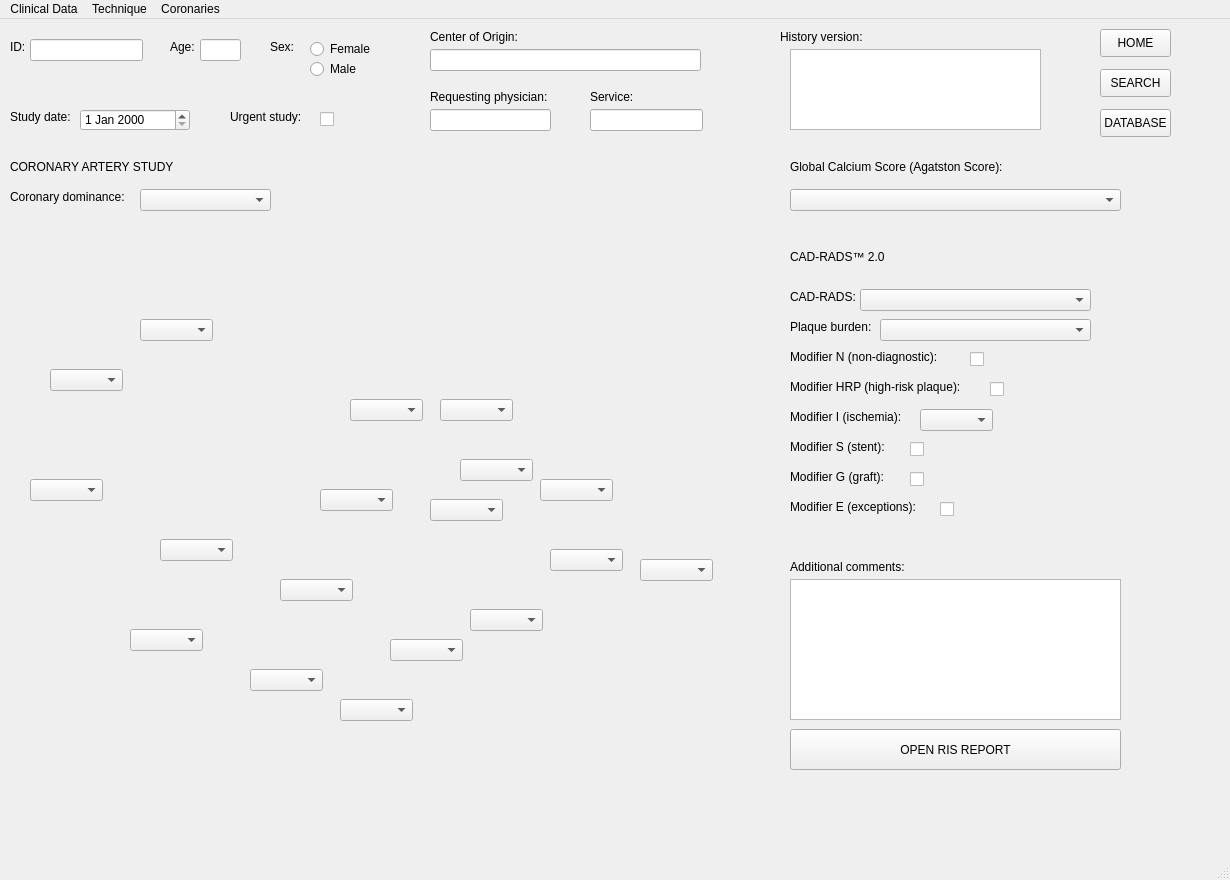
<?xml version="1.0" encoding="UTF-8"?>
<ui version="4.0">
 <class>Coronaries_Report</class>
 <widget class="QMainWindow" name="Coronaries_Report">
  <property name="geometry">
   <rect>
    <x>0</x>
    <y>0</y>
    <width>1230</width>
    <height>880</height>
   </rect>
  </property>
  <property name="windowTitle">
   <string>Coronaries_Report</string>
  </property>
  <widget class="QWidget" name="centralwidget">
   <widget class="QLabel" name="labelID">
    <property name="geometry">
     <rect>
      <x>10</x>
      <y>20</y>
      <width>55</width>
      <height>16</height>
     </rect>
    </property>
    <property name="text">
     <string>ID:</string>
    </property>
   </widget>
   <widget class="QLineEdit" name="textID">
    <property name="geometry">
     <rect>
      <x>30</x>
      <y>20</y>
      <width>113</width>
      <height>22</height>
     </rect>
    </property>
   </widget>
   <widget class="QLabel" name="labelDate">
    <property name="geometry">
     <rect>
      <x>10</x>
      <y>90</y>
      <width>81</width>
      <height>16</height>
     </rect>
    </property>
    <property name="text">
     <string>Study date:</string>
    </property>
   </widget>
   <widget class="QDateEdit" name="dateStudy">
    <property name="geometry">
     <rect>
      <x>80</x>
      <y>90</y>
      <width>110</width>
      <height>22</height>
     </rect>
    </property>
   </widget>
   <widget class="QLabel" name="labelAge">
    <property name="geometry">
     <rect>
      <x>170</x>
      <y>20</y>
      <width>55</width>
      <height>16</height>
     </rect>
    </property>
    <property name="text">
     <string>Age:</string>
    </property>
   </widget>
   <widget class="QLineEdit" name="textAge">
    <property name="geometry">
     <rect>
      <x>200</x>
      <y>20</y>
      <width>41</width>
      <height>22</height>
     </rect>
    </property>
   </widget>
   <widget class="QLabel" name="labelSex">
    <property name="geometry">
     <rect>
      <x>270</x>
      <y>20</y>
      <width>55</width>
      <height>16</height>
     </rect>
    </property>
    <property name="text">
     <string>Sex:</string>
    </property>
   </widget>
   <widget class="QRadioButton" name="FemaleSex">
    <property name="geometry">
     <rect>
      <x>310</x>
      <y>20</y>
      <width>95</width>
      <height>20</height>
     </rect>
    </property>
    <property name="text">
     <string>Female</string>
    </property>
   </widget>
   <widget class="QRadioButton" name="MaleSex">
    <property name="geometry">
     <rect>
      <x>310</x>
      <y>40</y>
      <width>95</width>
      <height>20</height>
     </rect>
    </property>
    <property name="text">
     <string>Male</string>
    </property>
   </widget>
   <widget class="QLabel" name="labelUrgent">
    <property name="geometry">
     <rect>
      <x>230</x>
      <y>90</y>
      <width>81</width>
      <height>16</height>
     </rect>
    </property>
    <property name="text">
     <string>Urgent study:</string>
    </property>
   </widget>
   <widget class="QCheckBox" name="UrgentStudy">
    <property name="geometry">
     <rect>
      <x>320</x>
      <y>90</y>
      <width>81</width>
      <height>20</height>
     </rect>
    </property>
    <property name="text">
     <string/>
    </property>
   </widget>
   <widget class="QLabel" name="labelHospital">
    <property name="geometry">
     <rect>
      <x>430</x>
      <y>10</y>
      <width>101</width>
      <height>16</height>
     </rect>
    </property>
    <property name="text">
     <string>Center of Origin:</string>
    </property>
   </widget>
   <widget class="QLabel" name="labelPhysician">
    <property name="geometry">
     <rect>
      <x>430</x>
      <y>70</y>
      <width>181</width>
      <height>16</height>
     </rect>
    </property>
    <property name="text">
     <string>Requesting physician:</string>
    </property>
   </widget>
   <widget class="QLineEdit" name="textHospital">
    <property name="geometry">
     <rect>
      <x>430</x>
      <y>30</y>
      <width>271</width>
      <height>22</height>
     </rect>
    </property>
   </widget>
   <widget class="QLineEdit" name="textPhysician">
    <property name="geometry">
     <rect>
      <x>430</x>
      <y>90</y>
      <width>121</width>
      <height>22</height>
     </rect>
    </property>
   </widget>
   <widget class="QLabel" name="labelService">
    <property name="geometry">
     <rect>
      <x>590</x>
      <y>70</y>
      <width>81</width>
      <height>16</height>
     </rect>
    </property>
    <property name="text">
     <string>Service:</string>
    </property>
   </widget>
   <widget class="QLineEdit" name="textService">
    <property name="geometry">
     <rect>
      <x>590</x>
      <y>90</y>
      <width>113</width>
      <height>22</height>
     </rect>
    </property>
   </widget>
   <widget class="QLabel" name="labelHistory">
    <property name="geometry">
     <rect>
      <x>780</x>
      <y>10</y>
      <width>101</width>
      <height>16</height>
     </rect>
    </property>
    <property name="text">
     <string>History version:</string>
    </property>
   </widget>
   <widget class="QListView" name="History">
    <property name="geometry">
     <rect>
      <x>790</x>
      <y>30</y>
      <width>251</width>
      <height>81</height>
     </rect>
    </property>
   </widget>
   <widget class="QPushButton" name="buttonHOME">
    <property name="geometry">
     <rect>
      <x>1100</x>
      <y>10</y>
      <width>71</width>
      <height>28</height>
     </rect>
    </property>
    <property name="text">
     <string>HOME</string>
    </property>
   </widget>
   <widget class="QPushButton" name="buttonSEARCH">
    <property name="geometry">
     <rect>
      <x>1100</x>
      <y>50</y>
      <width>71</width>
      <height>28</height>
     </rect>
    </property>
    <property name="text">
     <string>SEARCH</string>
    </property>
   </widget>
   <widget class="QPushButton" name="buttonDATABASE">
    <property name="geometry">
     <rect>
      <x>1100</x>
      <y>90</y>
      <width>71</width>
      <height>28</height>
     </rect>
    </property>
    <property name="text">
     <string>DATABASE</string>
    </property>
   </widget>
   <widget class="QLabel" name="labelCoronaryStudy">
    <property name="geometry">
     <rect>
      <x>10</x>
      <y>140</y>
      <width>191</width>
      <height>16</height>
     </rect>
    </property>
    <property name="text">
     <string>CORONARY ARTERY STUDY</string>
    </property>
   </widget>
   <widget class="QLabel" name="label">
    <property name="geometry">
     <rect>
      <x>10</x>
      <y>170</y>
      <width>131</width>
      <height>16</height>
     </rect>
    </property>
    <property name="text">
     <string>Coronary dominance:</string>
    </property>
   </widget>
   <widget class="QComboBox" name="optionDominance">
    <property name="geometry">
     <rect>
      <x>140</x>
      <y>170</y>
      <width>131</width>
      <height>22</height>
     </rect>
    </property>
    <item>
     <property name="text">
      <string/>
     </property>
    </item>
    <item>
     <property name="text">
      <string>Right dominance</string>
     </property>
    </item>
    <item>
     <property name="text">
      <string>Left dominance</string>
     </property>
    </item>
    <item>
     <property name="text">
      <string>Codominance</string>
     </property>
    </item>
   </widget>
   <widget class="QLabel" name="label_26">
    <property name="geometry">
     <rect>
      <x>790</x>
      <y>140</y>
      <width>251</width>
      <height>16</height>
     </rect>
    </property>
    <property name="text">
     <string>Global Calcium Score (Agatston Score):</string>
    </property>
   </widget>
   <widget class="QComboBox" name="optionCACs">
    <property name="geometry">
     <rect>
      <x>790</x>
      <y>170</y>
      <width>331</width>
      <height>22</height>
     </rect>
    </property>
    <item>
     <property name="text">
      <string/>
     </property>
    </item>
    <item>
     <property name="text">
      <string>0 No Calcium Deposit</string>
     </property>
    </item>
    <item>
     <property name="text">
      <string>1-10 Low Risk</string>
     </property>
    </item>
    <item>
     <property name="text">
      <string>11-100 Mild Calcium Deposit</string>
     </property>
    </item>
    <item>
     <property name="text">
      <string>101-400 Moderate Calcium Deposit</string>
     </property>
    </item>
    <item>
     <property name="text">
      <string>&gt;400 High Risk</string>
     </property>
    </item>
    <item>
     <property name="text">
      <string>NA</string>
     </property>
    </item>
   </widget>
   <widget class="QLabel" name="label_27">
    <property name="geometry">
     <rect>
      <x>790</x>
      <y>230</y>
      <width>131</width>
      <height>16</height>
     </rect>
    </property>
    <property name="text">
     <string>CAD-RADS™ 2.0</string>
    </property>
   </widget>
   <widget class="QLabel" name="label_28">
    <property name="geometry">
     <rect>
      <x>790</x>
      <y>270</y>
      <width>101</width>
      <height>16</height>
     </rect>
    </property>
    <property name="text">
     <string>CAD-RADS:</string>
    </property>
   </widget>
   <widget class="QLabel" name="label_29">
    <property name="geometry">
     <rect>
      <x>790</x>
      <y>300</y>
      <width>101</width>
      <height>16</height>
     </rect>
    </property>
    <property name="text">
     <string>Plaque burden:</string>
    </property>
   </widget>
   <widget class="QLabel" name="label_30">
    <property name="geometry">
     <rect>
      <x>790</x>
      <y>330</y>
      <width>171</width>
      <height>16</height>
     </rect>
    </property>
    <property name="text">
     <string>Modifier N (non-diagnostic):</string>
    </property>
   </widget>
   <widget class="QLabel" name="label_31">
    <property name="geometry">
     <rect>
      <x>790</x>
      <y>360</y>
      <width>201</width>
      <height>16</height>
     </rect>
    </property>
    <property name="text">
     <string>Modifier HRP (high-risk plaque):</string>
    </property>
   </widget>
   <widget class="QLabel" name="label_32">
    <property name="geometry">
     <rect>
      <x>790</x>
      <y>390</y>
      <width>141</width>
      <height>16</height>
     </rect>
    </property>
    <property name="text">
     <string>Modifier I (ischemia):</string>
    </property>
   </widget>
   <widget class="QLabel" name="label_33">
    <property name="geometry">
     <rect>
      <x>790</x>
      <y>420</y>
      <width>131</width>
      <height>16</height>
     </rect>
    </property>
    <property name="text">
     <string>Modifier S (stent):</string>
    </property>
   </widget>
   <widget class="QLabel" name="label_34">
    <property name="geometry">
     <rect>
      <x>790</x>
      <y>450</y>
      <width>131</width>
      <height>16</height>
     </rect>
    </property>
    <property name="text">
     <string>Modifier G (graft):</string>
    </property>
   </widget>
   <widget class="QLabel" name="label_35">
    <property name="geometry">
     <rect>
      <x>790</x>
      <y>480</y>
      <width>151</width>
      <height>16</height>
     </rect>
    </property>
    <property name="text">
     <string>Modifier E (exceptions):</string>
    </property>
   </widget>
   <widget class="QLabel" name="label_36">
    <property name="geometry">
     <rect>
      <x>790</x>
      <y>540</y>
      <width>141</width>
      <height>16</height>
     </rect>
    </property>
    <property name="text">
     <string>Additional comments:</string>
    </property>
   </widget>
   <widget class="QTextEdit" name="textEdit">
    <property name="geometry">
     <rect>
      <x>790</x>
      <y>560</y>
      <width>331</width>
      <height>141</height>
     </rect>
    </property>
   </widget>
   <widget class="QCheckBox" name="optionN">
    <property name="geometry">
     <rect>
      <x>970</x>
      <y>330</y>
      <width>81</width>
      <height>20</height>
     </rect>
    </property>
    <property name="text">
     <string/>
    </property>
   </widget>
   <widget class="QCheckBox" name="optionHRP">
    <property name="geometry">
     <rect>
      <x>990</x>
      <y>360</y>
      <width>81</width>
      <height>20</height>
     </rect>
    </property>
    <property name="text">
     <string/>
    </property>
   </widget>
   <widget class="QCheckBox" name="optionS">
    <property name="geometry">
     <rect>
      <x>910</x>
      <y>420</y>
      <width>81</width>
      <height>20</height>
     </rect>
    </property>
    <property name="text">
     <string/>
    </property>
   </widget>
   <widget class="QCheckBox" name="optionG">
    <property name="geometry">
     <rect>
      <x>910</x>
      <y>450</y>
      <width>81</width>
      <height>20</height>
     </rect>
    </property>
    <property name="text">
     <string/>
    </property>
   </widget>
   <widget class="QCheckBox" name="optionE">
    <property name="geometry">
     <rect>
      <x>940</x>
      <y>480</y>
      <width>81</width>
      <height>20</height>
     </rect>
    </property>
    <property name="text">
     <string/>
    </property>
   </widget>
   <widget class="QComboBox" name="optionCADRADS">
    <property name="geometry">
     <rect>
      <x>860</x>
      <y>270</y>
      <width>231</width>
      <height>22</height>
     </rect>
    </property>
    <item>
     <property name="text">
      <string/>
     </property>
    </item>
    <item>
     <property name="text">
      <string>0 Absence of CAD</string>
     </property>
    </item>
    <item>
     <property name="text">
      <string>1 Minimal non-obstructive CAD</string>
     </property>
    </item>
    <item>
     <property name="text">
      <string>2 Mild non-obstructive CAD</string>
     </property>
    </item>
    <item>
     <property name="text">
      <string>3 Moderate stenosis</string>
     </property>
    </item>
    <item>
     <property name="text">
      <string>4A Severe stenosis</string>
     </property>
    </item>
    <item>
     <property name="text">
      <string>4B Severe stenosis</string>
     </property>
    </item>
    <item>
     <property name="text">
      <string>5 Total coronary occlusion</string>
     </property>
    </item>
    <item>
     <property name="text">
      <string>N Non-diagnostic study</string>
     </property>
    </item>
   </widget>
   <widget class="QComboBox" name="optionPlaque">
    <property name="geometry">
     <rect>
      <x>880</x>
      <y>300</y>
      <width>211</width>
      <height>22</height>
     </rect>
    </property>
    <item>
     <property name="text">
      <string/>
     </property>
    </item>
    <item>
     <property name="text">
      <string>P1 Mild</string>
     </property>
    </item>
    <item>
     <property name="text">
      <string>P2 Moderate</string>
     </property>
    </item>
    <item>
     <property name="text">
      <string>P3 Severe</string>
     </property>
    </item>
    <item>
     <property name="text">
      <string>P4 Extensive</string>
     </property>
    </item>
   </widget>
   <widget class="QComboBox" name="optionIschemia">
    <property name="geometry">
     <rect>
      <x>920</x>
      <y>390</y>
      <width>73</width>
      <height>22</height>
     </rect>
    </property>
    <item>
     <property name="text">
      <string/>
     </property>
    </item>
    <item>
     <property name="text">
      <string>I+</string>
     </property>
    </item>
    <item>
     <property name="text">
      <string>I-</string>
     </property>
    </item>
    <item>
     <property name="text">
      <string>I+-</string>
     </property>
    </item>
   </widget>
   <widget class="QLabel" name="label_3">
    <property name="geometry">
     <rect>
      <x>20</x>
      <y>220</y>
      <width>691</width>
      <height>521</height>
     </rect>
    </property>
    <property name="text">
     <string/>
    </property>
    <property name="pixmap">
     <pixmap>coronary_segments2.png</pixmap>
    </property>
   </widget>
   <widget class="QComboBox" name="optionpRCA">
    <property name="geometry">
     <rect>
      <x>140</x>
      <y>300</y>
      <width>73</width>
      <height>22</height>
     </rect>
    </property>
    <item>
     <property name="text">
      <string/>
     </property>
    </item>
    <item>
     <property name="text">
      <string>0%</string>
     </property>
    </item>
    <item>
     <property name="text">
      <string>&lt;25%</string>
     </property>
    </item>
    <item>
     <property name="text">
      <string>&lt;50%</string>
     </property>
    </item>
    <item>
     <property name="text">
      <string>&lt;70%</string>
     </property>
    </item>
    <item>
     <property name="text">
      <string>&lt;99%</string>
     </property>
    </item>
    <item>
     <property name="text">
      <string>100%</string>
     </property>
    </item>
    <item>
     <property name="text">
      <string>NEv</string>
     </property>
    </item>
   </widget>
   <widget class="QComboBox" name="optionmRCA">
    <property name="geometry">
     <rect>
      <x>50</x>
      <y>350</y>
      <width>73</width>
      <height>22</height>
     </rect>
    </property>
    <item>
     <property name="text">
      <string/>
     </property>
    </item>
    <item>
     <property name="text">
      <string>0%</string>
     </property>
    </item>
    <item>
     <property name="text">
      <string>&lt;25%</string>
     </property>
    </item>
    <item>
     <property name="text">
      <string>&lt;50%</string>
     </property>
    </item>
    <item>
     <property name="text">
      <string>&lt;70%</string>
     </property>
    </item>
    <item>
     <property name="text">
      <string>&lt;99%</string>
     </property>
    </item>
    <item>
     <property name="text">
      <string>100%</string>
     </property>
    </item>
    <item>
     <property name="text">
      <string>NEv</string>
     </property>
    </item>
   </widget>
   <widget class="QComboBox" name="optiondRCA">
    <property name="geometry">
     <rect>
      <x>30</x>
      <y>460</y>
      <width>73</width>
      <height>22</height>
     </rect>
    </property>
    <item>
     <property name="text">
      <string/>
     </property>
    </item>
    <item>
     <property name="text">
      <string>0%</string>
     </property>
    </item>
    <item>
     <property name="text">
      <string>&lt;25%</string>
     </property>
    </item>
    <item>
     <property name="text">
      <string>&lt;50%</string>
     </property>
    </item>
    <item>
     <property name="text">
      <string>&lt;70%</string>
     </property>
    </item>
    <item>
     <property name="text">
      <string>&lt;99%</string>
     </property>
    </item>
    <item>
     <property name="text">
      <string>100%</string>
     </property>
    </item>
    <item>
     <property name="text">
      <string>NEv</string>
     </property>
    </item>
   </widget>
   <widget class="QComboBox" name="optionRPD">
    <property name="geometry">
     <rect>
      <x>160</x>
      <y>520</y>
      <width>73</width>
      <height>22</height>
     </rect>
    </property>
    <item>
     <property name="text">
      <string/>
     </property>
    </item>
    <item>
     <property name="text">
      <string>0%</string>
     </property>
    </item>
    <item>
     <property name="text">
      <string>&lt;25%</string>
     </property>
    </item>
    <item>
     <property name="text">
      <string>&lt;50%</string>
     </property>
    </item>
    <item>
     <property name="text">
      <string>&lt;70%</string>
     </property>
    </item>
    <item>
     <property name="text">
      <string>&lt;99%</string>
     </property>
    </item>
    <item>
     <property name="text">
      <string>100%</string>
     </property>
    </item>
    <item>
     <property name="text">
      <string>NEv</string>
     </property>
    </item>
   </widget>
   <widget class="QComboBox" name="optionLCA">
    <property name="geometry">
     <rect>
      <x>350</x>
      <y>380</y>
      <width>73</width>
      <height>22</height>
     </rect>
    </property>
    <item>
     <property name="text">
      <string/>
     </property>
    </item>
    <item>
     <property name="text">
      <string>0%</string>
     </property>
    </item>
    <item>
     <property name="text">
      <string>&lt;25%</string>
     </property>
    </item>
    <item>
     <property name="text">
      <string>&lt;50%</string>
     </property>
    </item>
    <item>
     <property name="text">
      <string>&lt;70%</string>
     </property>
    </item>
    <item>
     <property name="text">
      <string>&lt;99%</string>
     </property>
    </item>
    <item>
     <property name="text">
      <string>100%</string>
     </property>
    </item>
    <item>
     <property name="text">
      <string>NEv</string>
     </property>
    </item>
    <item>
     <property name="text">
      <string/>
     </property>
    </item>
   </widget>
   <widget class="QComboBox" name="optionpLAD">
    <property name="geometry">
     <rect>
      <x>440</x>
      <y>380</y>
      <width>73</width>
      <height>22</height>
     </rect>
    </property>
    <item>
     <property name="text">
      <string/>
     </property>
    </item>
    <item>
     <property name="text">
      <string>0%</string>
     </property>
    </item>
    <item>
     <property name="text">
      <string>&lt;25%</string>
     </property>
    </item>
    <item>
     <property name="text">
      <string>&lt;50%</string>
     </property>
    </item>
    <item>
     <property name="text">
      <string>&lt;70%</string>
     </property>
    </item>
    <item>
     <property name="text">
      <string>&lt;99%</string>
     </property>
    </item>
    <item>
     <property name="text">
      <string>100%</string>
     </property>
    </item>
    <item>
     <property name="text">
      <string>NEv</string>
     </property>
    </item>
    <item>
     <property name="text">
      <string/>
     </property>
    </item>
   </widget>
   <widget class="QComboBox" name="optionmLAD">
    <property name="geometry">
     <rect>
      <x>540</x>
      <y>460</y>
      <width>73</width>
      <height>22</height>
     </rect>
    </property>
    <item>
     <property name="text">
      <string/>
     </property>
    </item>
    <item>
     <property name="text">
      <string>0%</string>
     </property>
    </item>
    <item>
     <property name="text">
      <string>&lt;25%</string>
     </property>
    </item>
    <item>
     <property name="text">
      <string>&lt;50%</string>
     </property>
    </item>
    <item>
     <property name="text">
      <string>&lt;70%</string>
     </property>
    </item>
    <item>
     <property name="text">
      <string>&lt;99%</string>
     </property>
    </item>
    <item>
     <property name="text">
      <string>100%</string>
     </property>
    </item>
    <item>
     <property name="text">
      <string>NEv</string>
     </property>
    </item>
   </widget>
   <widget class="QComboBox" name="optiondLAD">
    <property name="geometry">
     <rect>
      <x>640</x>
      <y>540</y>
      <width>73</width>
      <height>22</height>
     </rect>
    </property>
    <item>
     <property name="text">
      <string/>
     </property>
    </item>
    <item>
     <property name="text">
      <string>0%</string>
     </property>
    </item>
    <item>
     <property name="text">
      <string>&lt;25%</string>
     </property>
    </item>
    <item>
     <property name="text">
      <string>&lt;50%</string>
     </property>
    </item>
    <item>
     <property name="text">
      <string>&lt;70%</string>
     </property>
    </item>
    <item>
     <property name="text">
      <string>&lt;99%</string>
     </property>
    </item>
    <item>
     <property name="text">
      <string>100%</string>
     </property>
    </item>
    <item>
     <property name="text">
      <string>NEv</string>
     </property>
    </item>
   </widget>
   <widget class="QComboBox" name="optionD1">
    <property name="geometry">
     <rect>
      <x>460</x>
      <y>440</y>
      <width>73</width>
      <height>22</height>
     </rect>
    </property>
    <item>
     <property name="text">
      <string/>
     </property>
    </item>
    <item>
     <property name="text">
      <string>0%</string>
     </property>
    </item>
    <item>
     <property name="text">
      <string>&lt;25%</string>
     </property>
    </item>
    <item>
     <property name="text">
      <string>&lt;50%</string>
     </property>
    </item>
    <item>
     <property name="text">
      <string>&lt;70%</string>
     </property>
    </item>
    <item>
     <property name="text">
      <string>&lt;99%</string>
     </property>
    </item>
    <item>
     <property name="text">
      <string>100%</string>
     </property>
    </item>
    <item>
     <property name="text">
      <string>NEv</string>
     </property>
    </item>
    <item>
     <property name="text">
      <string/>
     </property>
    </item>
   </widget>
   <widget class="QComboBox" name="optionD2">
    <property name="geometry">
     <rect>
      <x>550</x>
      <y>530</y>
      <width>73</width>
      <height>22</height>
     </rect>
    </property>
    <item>
     <property name="text">
      <string/>
     </property>
    </item>
    <item>
     <property name="text">
      <string>0%</string>
     </property>
    </item>
    <item>
     <property name="text">
      <string>&lt;25%</string>
     </property>
    </item>
    <item>
     <property name="text">
      <string>&lt;50%</string>
     </property>
    </item>
    <item>
     <property name="text">
      <string>&lt;70%</string>
     </property>
    </item>
    <item>
     <property name="text">
      <string>&lt;99%</string>
     </property>
    </item>
    <item>
     <property name="text">
      <string>100%</string>
     </property>
    </item>
    <item>
     <property name="text">
      <string>NEv</string>
     </property>
    </item>
   </widget>
   <widget class="QComboBox" name="optionpCx">
    <property name="geometry">
     <rect>
      <x>320</x>
      <y>470</y>
      <width>73</width>
      <height>22</height>
     </rect>
    </property>
    <item>
     <property name="text">
      <string/>
     </property>
    </item>
    <item>
     <property name="text">
      <string>0%</string>
     </property>
    </item>
    <item>
     <property name="text">
      <string>&lt;25%</string>
     </property>
    </item>
    <item>
     <property name="text">
      <string>&lt;50%</string>
     </property>
    </item>
    <item>
     <property name="text">
      <string>&lt;70%</string>
     </property>
    </item>
    <item>
     <property name="text">
      <string>&lt;99%</string>
     </property>
    </item>
    <item>
     <property name="text">
      <string>100%</string>
     </property>
    </item>
    <item>
     <property name="text">
      <string>NEv</string>
     </property>
    </item>
   </widget>
   <widget class="QComboBox" name="optionOM1">
    <property name="geometry">
     <rect>
      <x>470</x>
      <y>590</y>
      <width>73</width>
      <height>22</height>
     </rect>
    </property>
    <item>
     <property name="text">
      <string/>
     </property>
    </item>
    <item>
     <property name="text">
      <string>0%</string>
     </property>
    </item>
    <item>
     <property name="text">
      <string>&lt;25%</string>
     </property>
    </item>
    <item>
     <property name="text">
      <string>&lt;50%</string>
     </property>
    </item>
    <item>
     <property name="text">
      <string>&lt;70%</string>
     </property>
    </item>
    <item>
     <property name="text">
      <string>&lt;99%</string>
     </property>
    </item>
    <item>
     <property name="text">
      <string>100%</string>
     </property>
    </item>
    <item>
     <property name="text">
      <string>NEv</string>
     </property>
    </item>
   </widget>
   <widget class="QComboBox" name="optionOM2">
    <property name="geometry">
     <rect>
      <x>390</x>
      <y>620</y>
      <width>73</width>
      <height>22</height>
     </rect>
    </property>
    <item>
     <property name="text">
      <string/>
     </property>
    </item>
    <item>
     <property name="text">
      <string>0%</string>
     </property>
    </item>
    <item>
     <property name="text">
      <string>&lt;25%</string>
     </property>
    </item>
    <item>
     <property name="text">
      <string>&lt;50%</string>
     </property>
    </item>
    <item>
     <property name="text">
      <string>&lt;70%</string>
     </property>
    </item>
    <item>
     <property name="text">
      <string>&lt;99%</string>
     </property>
    </item>
    <item>
     <property name="text">
      <string>100%</string>
     </property>
    </item>
    <item>
     <property name="text">
      <string>NEv</string>
     </property>
    </item>
   </widget>
   <widget class="QComboBox" name="optiondCx">
    <property name="geometry">
     <rect>
      <x>280</x>
      <y>560</y>
      <width>73</width>
      <height>22</height>
     </rect>
    </property>
    <item>
     <property name="text">
      <string/>
     </property>
    </item>
    <item>
     <property name="text">
      <string>0%</string>
     </property>
    </item>
    <item>
     <property name="text">
      <string>&lt;25%</string>
     </property>
    </item>
    <item>
     <property name="text">
      <string>&lt;50%</string>
     </property>
    </item>
    <item>
     <property name="text">
      <string>&lt;70%</string>
     </property>
    </item>
    <item>
     <property name="text">
      <string>&lt;99%</string>
     </property>
    </item>
    <item>
     <property name="text">
      <string>100%</string>
     </property>
    </item>
    <item>
     <property name="text">
      <string>NEv</string>
     </property>
    </item>
   </widget>
   <widget class="QComboBox" name="optionRI">
    <property name="geometry">
     <rect>
      <x>430</x>
      <y>480</y>
      <width>73</width>
      <height>22</height>
     </rect>
    </property>
    <item>
     <property name="text">
      <string/>
     </property>
    </item>
    <item>
     <property name="text">
      <string>0%</string>
     </property>
    </item>
    <item>
     <property name="text">
      <string>&lt;25%</string>
     </property>
    </item>
    <item>
     <property name="text">
      <string>&lt;50%</string>
     </property>
    </item>
    <item>
     <property name="text">
      <string>&lt;70%</string>
     </property>
    </item>
    <item>
     <property name="text">
      <string>&lt;99%</string>
     </property>
    </item>
    <item>
     <property name="text">
      <string>100%</string>
     </property>
    </item>
    <item>
     <property name="text">
      <string>NEv</string>
     </property>
    </item>
   </widget>
   <widget class="QComboBox" name="optionLPD">
    <property name="geometry">
     <rect>
      <x>340</x>
      <y>680</y>
      <width>73</width>
      <height>22</height>
     </rect>
    </property>
    <item>
     <property name="text">
      <string/>
     </property>
    </item>
    <item>
     <property name="text">
      <string>0%</string>
     </property>
    </item>
    <item>
     <property name="text">
      <string>&lt;25%</string>
     </property>
    </item>
    <item>
     <property name="text">
      <string>&lt;50%</string>
     </property>
    </item>
    <item>
     <property name="text">
      <string>&lt;70%</string>
     </property>
    </item>
    <item>
     <property name="text">
      <string>&lt;99%</string>
     </property>
    </item>
    <item>
     <property name="text">
      <string>100%</string>
     </property>
    </item>
    <item>
     <property name="text">
      <string>NEv</string>
     </property>
    </item>
   </widget>
   <widget class="QComboBox" name="optionLPL">
    <property name="geometry">
     <rect>
      <x>250</x>
      <y>650</y>
      <width>73</width>
      <height>22</height>
     </rect>
    </property>
    <item>
     <property name="text">
      <string/>
     </property>
    </item>
    <item>
     <property name="text">
      <string>0%</string>
     </property>
    </item>
    <item>
     <property name="text">
      <string>&lt;25%</string>
     </property>
    </item>
    <item>
     <property name="text">
      <string>&lt;50%</string>
     </property>
    </item>
    <item>
     <property name="text">
      <string>&lt;70%</string>
     </property>
    </item>
    <item>
     <property name="text">
      <string>&lt;99%</string>
     </property>
    </item>
    <item>
     <property name="text">
      <string>100%</string>
     </property>
    </item>
    <item>
     <property name="text">
      <string>NEv</string>
     </property>
    </item>
   </widget>
   <widget class="QComboBox" name="optionRPL">
    <property name="geometry">
     <rect>
      <x>130</x>
      <y>610</y>
      <width>73</width>
      <height>22</height>
     </rect>
    </property>
    <item>
     <property name="text">
      <string/>
     </property>
    </item>
    <item>
     <property name="text">
      <string>0%</string>
     </property>
    </item>
    <item>
     <property name="text">
      <string>&lt;25%</string>
     </property>
    </item>
    <item>
     <property name="text">
      <string>&lt;50%</string>
     </property>
    </item>
    <item>
     <property name="text">
      <string>&lt;70%</string>
     </property>
    </item>
    <item>
     <property name="text">
      <string>&lt;99%</string>
     </property>
    </item>
    <item>
     <property name="text">
      <string>100%</string>
     </property>
    </item>
    <item>
     <property name="text">
      <string>NEv</string>
     </property>
    </item>
   </widget>
   <widget class="QPushButton" name="pushButton_3">
    <property name="geometry">
     <rect>
      <x>790</x>
      <y>710</y>
      <width>331</width>
      <height>41</height>
     </rect>
    </property>
    <property name="text">
     <string>OPEN RIS REPORT</string>
    </property>
   </widget>
  </widget>
  <widget class="QMenuBar" name="ReportMenu">
   <property name="geometry">
    <rect>
     <x>0</x>
     <y>0</y>
     <width>1230</width>
     <height>26</height>
    </rect>
   </property>
   <widget class="QMenu" name="menuCoronaries">
    <property name="title">
     <string>Coronaries</string>
    </property>
   </widget>
   <widget class="QMenu" name="menuClinical_Data">
    <property name="title">
     <string>Clinical Data</string>
    </property>
   </widget>
   <widget class="QMenu" name="menuTechnique">
    <property name="title">
     <string>Technique</string>
    </property>
   </widget>
   <addaction name="menuClinical_Data"/>
   <addaction name="menuTechnique"/>
   <addaction name="menuCoronaries"/>
  </widget>
  <widget class="QStatusBar" name="statusbar"/>
 </widget>
 <resources/>
 <connections/>
</ui>
